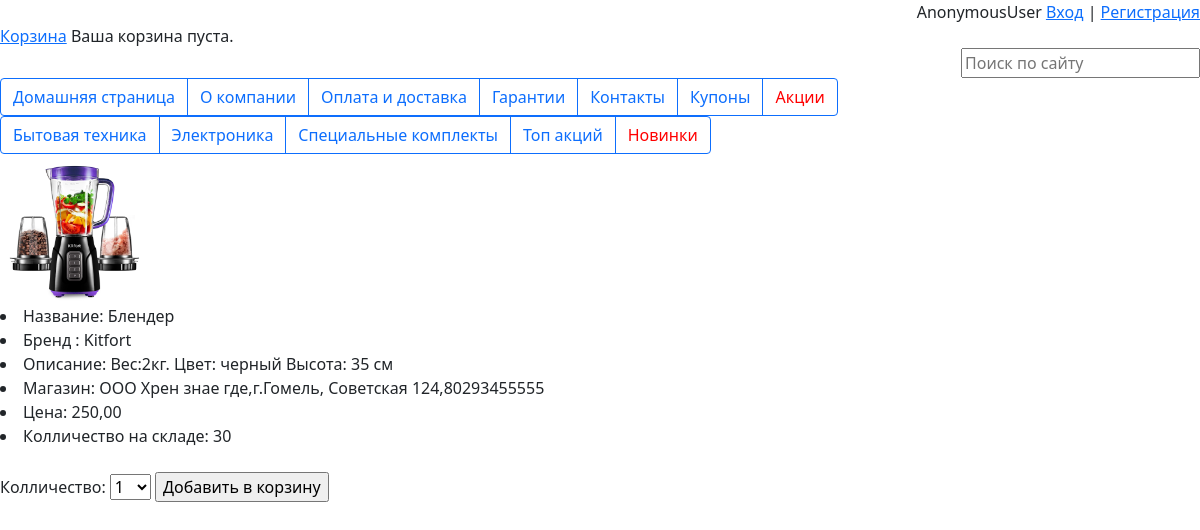
The app's page /users/product/блендер with its own data.
### main/models.py (models this page shows, shortened)
class Product(models.Model):
    Product_Availability = (
        ('Y', 'Есть в наличии'),
        ('N', 'Нет в наличии'),
        ('S', 'Не производится'),
        ('Z', 'Ожидается поступление'),
    )
    name = models.CharField(max_length=150, db_index=True)
    slug = models.SlugField(max_length=200, db_index=True, default='', editable=False)
    category = models.ForeignKey(Category, related_name="products", on_delete=models.CASCADE)
    bazar = models.ForeignKey(Bazar, related_name="bazars", on_delete=models.CASCADE)
    brand = models.ManyToManyField(Brand, related_name="brands")
    description = models.CharField(max_length=1000)
    image = models.ImageField(upload_to="products/%Y/%m/%d", blank=True)
    video_new = EmbedVideoField(blank=True)
    price = models.DecimalField(max_digits=8, decimal_places=2)
    price_old = models.DecimalField(max_digits=8, decimal_places=2)
    articles = models.ForeignKey(Article, related_name="articles", on_delete=models.CASCADE)
    status = models.CharField(max_length=1, choices=Product_Availability, default='Y')
    stock = models.PositiveIntegerField()
    available = models.BooleanField(default=True)
    tag = models.ForeignKey(Tag, related_name="tags", on_delete=models.CASCADE)
    created = models.DateTimeField(auto_now_add=True)
    updated = models.DateTimeField(auto_now=True)
    class Meta:
        ordering = ('name',)
        index_together = (('id', 'slug'),)

class Brand(models.Model):
    name = models.CharField(max_length=200, db_index=True, unique=True)
    slug = models.SlugField(max_length=200, db_index=True, default='',
                            editable=False)  # editable не отображать в админке,пропускается валидация
    class Meta:
        ordering = ("slug",)
        verbose_name = "Brand"
        verbose_name_plural = "Brands"
    def __str__(self):
        return f"{self.name}"

class Bazar(models.Model):
    name = models.CharField(max_length=200, db_index=True, unique=True)
    adress = models.CharField(max_length=200, unique=True)
    tel = models.CharField(max_length=12, unique=True)
    def __str__(self):
        return f"{self.name},{self.adress},{self.tel}"

### main/views.py (the view)
# urls.py: path('product/<str:slug>', ProductDetail.as_view(), name='product_detail'),
class ProductDetail(DetailView):
    model = Product
    korzina_product_form = KorzinaAddProductForm()
    extra_context = {'korzina_product_form': korzina_product_form}

### korzina/forms.py
class KorzinaAddProductForm(forms.Form):
    PRODUCT_QUANTITY_CHOICES = [(i, str(i)) for i in range(1, 21)]
    quantity = forms.TypedChoiceField(choices=PRODUCT_QUANTITY_CHOICES, coerce=int, label='Колличество')
    update = forms.BooleanField(required=False, initial=False, widget=forms.HiddenInput)

### korzina/context_processors.py (called while the page is built)
def korzina(request):
    return {'korzina': Korzina(request)}

### korzina/korzina.py (called while the page is built)
    def __len__(self):
        return sum(item['quantity'] for item in self.korzina.values())

### main/templates/main/product_detail.html (shortened to what this page needs)
{% extends 'start.html' %}
{% load embed_video_tags %}
{% load static %}
{% block content %}
<br>
<div style="float: left">
<div class="card_img" >
    <img class="prod_img"
         src="{% if product.image %}{{ product.image.url }}{% else %}{% static 'img/no_image.png' %}{% endif %}">
</div>
<li> Название: {{ product.name }}</li>
<li> Бренд : {% for brand in product.brand.all %}
    {{brand}}
    {% endfor %}
</li>
<li> Описание: {{ product.description }}</li>
<li> Магазин: {{ product.bazar }}</li>
<li> Цена: {{ product.price }}</li>
<li> Колличество на складе: {{ product.stock }}</li>
<br>
<div>
    <form action="{% url 'korzina:korzina_add' product_id=product.id %}" method="POST">
        {{ korzina_product_form}}
        <input type="submit" value="Добавить в корзину">
    </form>
    <br>
</div>
</div>
{% endblock %}

### main/static/css/style.css (style rules this page uses)
.card_img { height:150px; width:150px; }
.prod_img { display:block; width:100%; }

### records on screen
Product: image (picture), name "Блендер", description "Вес:2кг. Цвет: черный Высота: 35 см", bazar "ООО Хрен знае где,г.Гомель, Советская 124,80293455555", price "250,00", stock "30"
Brand: name "Kitfort"

### other values on screen
{{ user }} "AnonymousUser"
